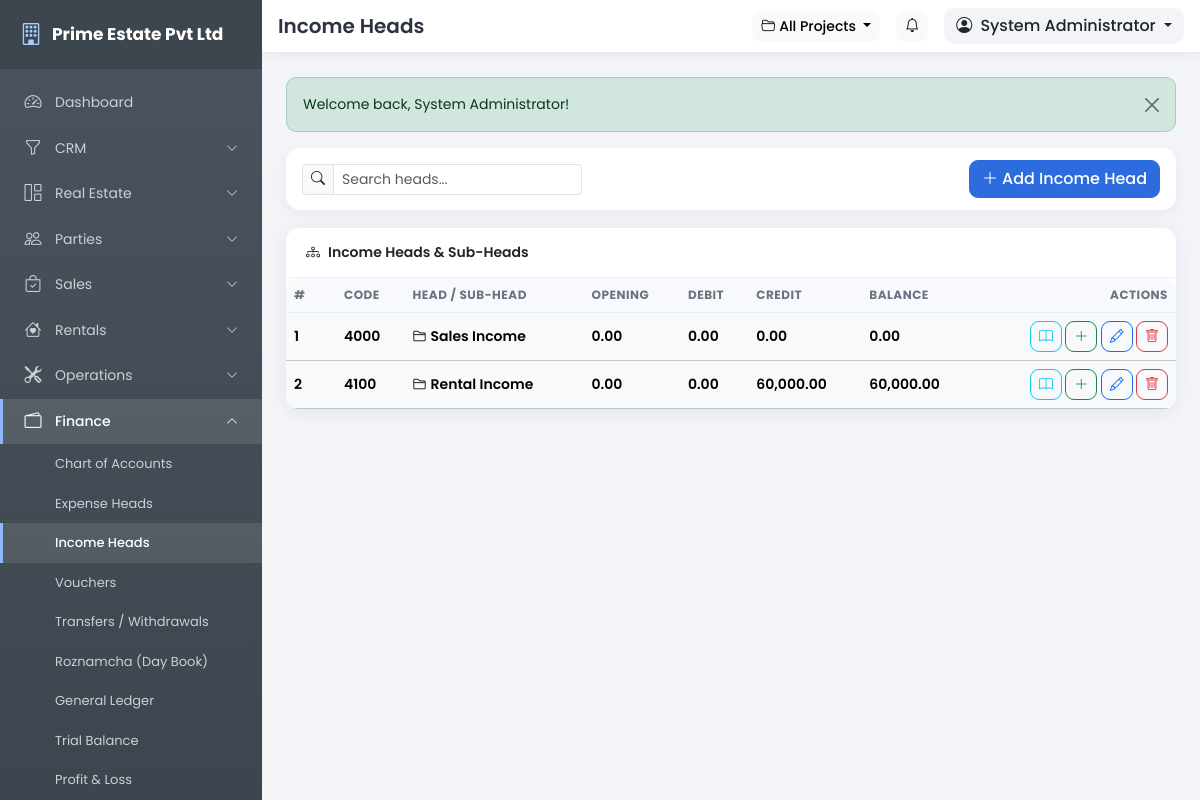
Page /pages/income_heads.php (signed in) on the earlier database version.
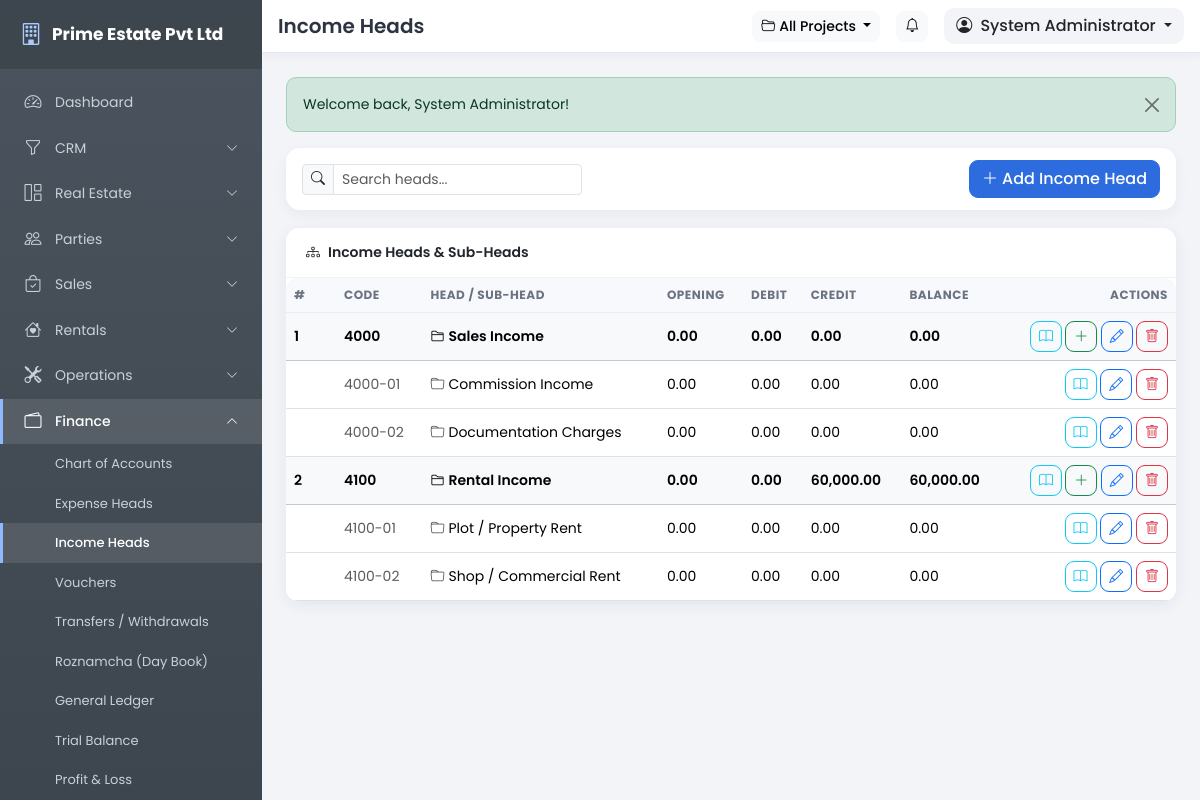
Same page on the later database version.
### tables this page shows
CREATE TABLE IF NOT EXISTS users (
  id INT UNSIGNED NOT NULL AUTO_INCREMENT,
  role_id INT UNSIGNED NOT NULL,
  branch_id INT UNSIGNED DEFAULT NULL,
  username VARCHAR(80) NOT NULL,
  password VARCHAR(255) NOT NULL,
  full_name VARCHAR(150) NOT NULL,
  email VARCHAR(120) DEFAULT NULL,
  phone VARCHAR(40) DEFAULT NULL,
  photo VARCHAR(255) DEFAULT NULL,
  status TINYINT(1) NOT NULL DEFAULT 1,
  last_login DATETIME DEFAULT NULL,
  remember_token VARCHAR(64) DEFAULT NULL,
  created_date DATE NOT NULL,
  created_time TIME NOT NULL,
  updated_date DATE NOT NULL,
  updated_time TIME NOT NULL,
  PRIMARY KEY (id),
  UNIQUE KEY uq_users_username (username),
  KEY idx_users_role (role_id),
  CONSTRAINT fk_users_role FOREIGN KEY (role_id) REFERENCES roles (id) ON DELETE CASCADE
);

CREATE TABLE IF NOT EXISTS chart_of_accounts (
  id INT UNSIGNED NOT NULL AUTO_INCREMENT,
  code VARCHAR(30) NOT NULL,
  name VARCHAR(180) NOT NULL,
  account_type ENUM('asset','liability','equity','income','expense') NOT NULL,
  parent_id INT UNSIGNED DEFAULT NULL,
  opening_balance DECIMAL(14,2) NOT NULL DEFAULT 0.00,
  created_date DATE NOT NULL,
  created_time TIME NOT NULL,
  updated_date DATE NOT NULL,
  updated_time TIME NOT NULL,
  PRIMARY KEY (id),
  UNIQUE KEY uq_coa_code (code),
  CONSTRAINT fk_coa_parent FOREIGN KEY (parent_id) REFERENCES chart_of_accounts (id) ON DELETE SET NULL
);

### includes/functions.php (called while the page is built, shortened)
<?php
require_once __DIR__ . '/database.php';
function db_prepare($sql, $params = []) {
    global $mysqli;
    $stmt = $mysqli->prepare($sql);
    if ($params) {
        $types = '';
        foreach ($params as $p) {
            $types .= is_int($p) ? 'i' : (is_double($p) ? 'd' : 's');
        }
        $stmt->bind_param($types, ...$params);
    }
    $stmt->execute();
    return $stmt;
}
function db_all($sql, $params = []) {
    $stmt = db_prepare($sql, $params);
    $res = $stmt->get_result();
    return $res ? $res->fetch_all(MYSQLI_ASSOC) : [];
}
function db_get($sql, $params = []) {
    $stmt = db_prepare($sql, $params);
    $res = $stmt->get_result();
    return $res ? $res->fetch_assoc() : null;
}
function h($s) {
    return htmlspecialchars((string)$s, ENT_QUOTES, 'UTF-8');
}
function e($s) {
    return htmlspecialchars((string)$s, ENT_QUOTES, 'UTF-8');
}
function has_permission($slug) {
    global $user;
    if (!empty($user['is_super_admin'])) {
        return true;
    }
    return in_array($slug, $user['perms'], true);
}
function fmt_money($n) {
    return number_format((float)$n, 2);
}

### includes/auth.php (called while the page is built, shortened)
<?php
require_once __DIR__ . '/functions.php';
if (is_logged_in()) {
    $user = db_get("SELECT u.*, r.name AS role_name, r.is_super_admin
                    FROM users u
                    JOIN roles r ON r.id = u.role_id
                    WHERE u.id = ?", [$_SESSION['user_id']]);
    if ($user) {
        $user['perms'] = [];
        $rows = db_all("SELECT p.slug FROM role_permissions rp
                        JOIN permissions p ON p.id = rp.permission_id
                        WHERE rp.role_id = ?", [$user['role_id']]);
        foreach ($rows as $r) {
            $user['perms'][] = $r['slug'];
        }
    }
}

### pages/income_heads.php (the view, shortened to what the rows shown need)
<?php
require_once '../includes/auth.php';
$canEdit = has_permission('accounting.manage');
$accType = 'income';
function next_sub_code($parent_id, $parent_code) {
    $row = db_get("SELECT COUNT(*) c FROM chart_of_accounts WHERE parent_id = ?", [$parent_id]);
    return $parent_code . '-' . str_pad((int)$row['c'] + 1, 2, '0', STR_PAD_LEFT);
}
$heads = db_all("SELECT a.*,
    (SELECT COALESCE(SUM(vi.debit),0) FROM voucher_items vi JOIN vouchers v ON v.id = vi.voucher_id
        WHERE vi.account_id IN (SELECT id FROM chart_of_accounts WHERE id = a.id OR parent_id = a.id) AND v.status = 'posted') AS total_debit,
    (SELECT COALESCE(SUM(vi.credit),0) FROM voucher_items vi JOIN vouchers v ON v.id = vi.voucher_id
        WHERE vi.account_id IN (SELECT id FROM chart_of_accounts WHERE id = a.id OR parent_id = a.id) AND v.status = 'posted') AS total_credit
    FROM chart_of_accounts a
    WHERE a.account_type = ? AND a.parent_id IS NULL
    ORDER BY a.code", [$accType]);
$subs = db_all("SELECT s.*,
    (SELECT COALESCE(SUM(vi.debit),0) FROM voucher_items vi JOIN vouchers v ON v.id = vi.voucher_id WHERE vi.account_id = s.id AND v.status = 'posted') AS total_debit,
    (SELECT COALESCE(SUM(vi.credit),0) FROM voucher_items vi JOIN vouchers v ON v.id = vi.voucher_id WHERE vi.account_id = s.id AND v.status = 'posted') AS total_credit
    FROM chart_of_accounts s
    WHERE s.account_type = ? AND s.parent_id IS NOT NULL
    ORDER BY s.code", [$accType]);
$subsByParent = [];
foreach ($subs as $s) {
    $subsByParent[$s['parent_id']][] = $s;
}
$defaultSubCodes = [];
foreach ($heads as $h) {
    $defaultSubCodes[$h['id']] = next_sub_code($h['id'], $h['code']);
}
include '../includes/header.php';
?>
<div class="card">
    <div class="card-body p-0">
        <div class="table-responsive">
            <table class="table table-hover mb-0" id="dataTable">
                <thead><tr><th style="width:50px">#</th><th>Code</th><th>Head / Sub-Head</th><th>Opening</th><th>Debit</th><th>Credit</th><th>Balance</th><th class="text-end">Actions</th></tr></thead>
                <tbody>
                <?php $n = 1; ?>
                <?php foreach ($heads as $h): ?>
                    <?php $bal = (float)$h['opening_balance'] + (float)$h['total_credit'] - (float)$h['total_debit']; ?>
                    <tr class="table-light fw-semibold">
                        <td><?= $n++ ?></td>
                        <td><?= e($h['code']) ?></td>
                        <td><i class="bi bi-folder2 me-1"></i><?= e($h['name']) ?></td>
                        <td><?= fmt_money($h['opening_balance']) ?></td>
                        <td><?= fmt_money($h['total_debit']) ?></td>
                        <td><?= fmt_money($h['total_credit']) ?></td>
                        <td><span class="<?= $bal < 0 ? 'text-danger' : '' ?>"><?= fmt_money($bal) ?></span></td>
                        <td class="text-end text-nowrap">
                            <a class="btn btn-sm btn-outline-info" href="ledger.php?account_id=<?= $h['id'] ?>&include_children=1" title="Ledger"><i class="bi bi-book"></i></a>
                            <?php if ($canEdit): ?>
                            <button class="btn btn-sm btn-outline-success" data-bs-toggle="modal" data-bs-target="#subModal" data-parent="<?= $h['id'] ?>" data-code="<?= e($defaultSubCodes[$h['id']]) ?>" title="Add Sub-Head"><i class="bi bi-plus-lg"></i></button>
                            <button class="btn btn-sm btn-outline-primary" data-bs-toggle="modal" data-bs-target="#headModal" data-edit='<?= h(json_encode(['id' => $h['id'], 'code' => $h['code'], 'name' => $h['name'], 'opening_balance' => $h['opening_balance']])) ?>'><i class="bi bi-pencil"></i></button>
                            <form method="post" class="d-inline" data-confirm="Delete this income head?">
                                <button class="btn btn-sm btn-outline-danger"><i class="bi bi-trash"></i></button>
                            </form>
                            <?php endif; ?>
                        </td>
                    </tr>
                    <?php foreach ($subsByParent[$h['id']] ?? [] as $s): ?>
                        <?php $sbal = (float)$s['opening_balance'] + (float)$s['total_credit'] - (float)$s['total_debit']; ?>
                        <tr>
                            <td></td>
                            <td class="text-muted"><?= e($s['code']) ?></td>
                            <td><i class="bi bi-folder me-1 text-muted"></i><?= e($s['name']) ?></td>
                            <td><?= fmt_money($s['opening_balance']) ?></td>
                            <td><?= fmt_money($s['total_debit']) ?></td>
                            <td><?= fmt_money($s['total_credit']) ?></td>
                            <td><span class="<?= $sbal < 0 ? 'text-danger' : '' ?>"><?= fmt_money($sbal) ?></span></td>
                            <td class="text-end text-nowrap">
                                <a class="btn btn-sm btn-outline-info" href="ledger.php?account_id=<?= $s['id'] ?>" title="Ledger"><i class="bi bi-book"></i></a>
                                <?php if ($canEdit): ?>
                                <button class="btn btn-sm btn-outline-primary" data-bs-toggle="modal" data-bs-target="#subModal" data-parent="<?= $h['id'] ?>" data-edit='<?= h(json_encode(['id' => $s['id'], 'parent_id' => $s['parent_id'], 'code' => $s['code'], 'name' => $s['name'], 'opening_balance' => $s['opening_balance']])) ?>'><i class="bi bi-pencil"></i></button>
                                <form method="post" class="d-inline" data-confirm="Delete this sub-head?">
                                    <button class="btn btn-sm btn-outline-danger"><i class="bi bi-trash"></i></button>
                                </form>
                                <?php endif; ?>
                            </td>
                        </tr>
                    <?php endforeach; ?>
                <?php endforeach; ?>
                </tbody>
            </table>
        </div>
    </div>
</div>
<?php include '../includes/footer.php'; ?>

### includes/header.php (shortened to what the rows shown need)
<!DOCTYPE html>
<html lang="en">
<head>
<link href="https://cdn.jsdelivr.net/npm/bootstrap@5.3.3/dist/css/bootstrap.min.css" rel="stylesheet">
<link href="https://cdn.jsdelivr.net/npm/bootstrap-icons@1.11.3/font/bootstrap-icons.min.css" rel="stylesheet">
<link href="<?= BASE_URL ?>/assets/css/style.css" rel="stylesheet">
</head>
<body>
<div class="main-area">
    <header class="topbar">
        <div class="d-flex align-items-center gap-3 px-3 py-2">
            <div class="ms-auto d-flex align-items-center gap-3">
                <div class="dropdown user-drop">
                    <button class="btn dropdown-toggle" type="button" data-bs-toggle="dropdown" aria-expanded="false">
                        <i class="bi bi-person-circle me-1"></i>
                        <?= e($user['full_name'] ?? 'User') ?>
                    </button>
                </div>
            </div>
        </div>
    </header>
    <div class="page-content">

Differences in the rows shown:
added chart_of_accounts: code "4000-01", name "Commission Income", opening_balance "0.00", total_debit "0.00", total_credit "0.00", shown under "4000"
added chart_of_accounts: code "4000-02", name "Documentation Charges", opening_balance "0.00", total_debit "0.00", total_credit "0.00", shown under "4000"
added chart_of_accounts: code "4100-01", name "Plot / Property Rent", opening_balance "0.00", total_debit "0.00", total_credit "0.00", shown under "4100"
added chart_of_accounts: code "4100-02", name "Shop / Commercial Rent", opening_balance "0.00", total_debit "0.00", total_credit "0.00", shown under "4100"
